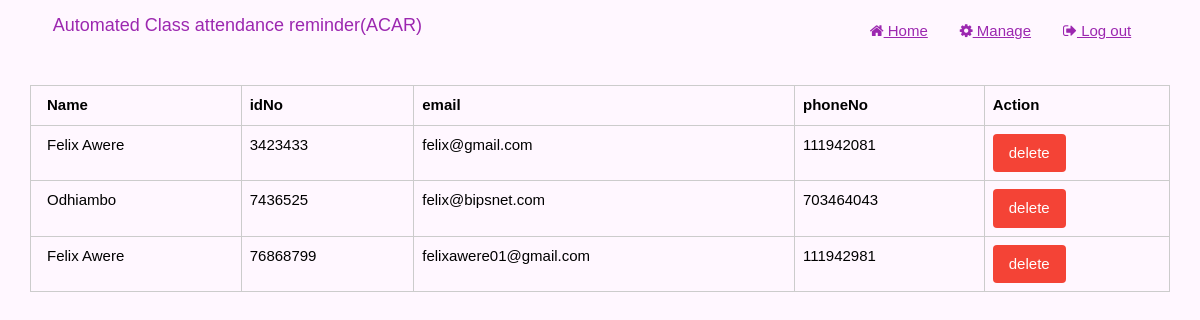
Page /manage_lecturers.php (signed in) on the committed database.
### tables this page shows
CREATE TABLE `lecturers` (
  `Names` varchar(100) NOT NULL,
  `idNo` int(11) NOT NULL,
  `email` varchar(50) NOT NULL,
  `phoneNo` int(15) NOT NULL,
  `password` varchar(255) NOT NULL,
  `usertype` varchar(20) NOT NULL DEFAULT 'lecturer'
);

### backend/crud.php (called while the page is built, shortened)
<?php
class Crud
{
    public $conn;
    public function __construct(string $server, string $user, string $password, string $database)
    {
        $this->conn = new mysqli($server, $user, $password, $database);
    }
    public function fetch_data($sql)
    {
        $result = $this->conn->query($sql);
        $array = array();
        while ($row = $result->fetch_assoc()) {
            $array[] = $row;
        }
        return $array;
    }
}
?>

### manage_lecturers.php (the view, shortened to what this page needs)
<?php
include ("./backend/crud.php");
$crud = new Crud("127.0.0.1", "root", "", "acar");
?>
<!DOCTYPE html>
<html lang="en">
<head>
    <link rel="stylesheet" type="text/css" href="./css/w3.css">
    <link rel="stylesheet" type="text/css" href="./css/font-awesome/css/font-awesome.min.css">
    <link rel="stylesheet" type="text/css" href="./index.css">
</head>
<body>
    <?php require ("./navigation.php"); ?>
    <br>
    <div class="w3-auto">
        <?php
        $fetch = $crud->fetch_data("select * from lecturers");
        ?>
        <table class="w3-table">
            <tr>
                <th>Name</th>
                <th>idNo</th>
                <th>email</th>
                <th>phoneNo</th>
                <th>Action</th>
            </tr>
            <?php
            foreach ($fetch as $row) {
                ?>
                <tr>
                    <td>
                        <?php echo $row['Names']; ?>
                    </td>
                    <td>
                        <?php echo $row['idNo']; ?>
                    </td>
                    <td>
                        <?php echo $row['email']; ?>
                    </td>
                    <td>
                        <?php echo $row['phoneNo']; ?>
                    </td>
                    <td>
                        <a href="./backend/connection.php?deleteLecturer=<?php echo $row['email']; ?>"
                            class="w3-button w3-red w3-round">delete</a>
                    </td>
                </tr>
                <?php
            }
            ?>
        </table>
    </div>
</body>
</html>

### css/w3.css (style rules this page uses)
html { box-sizing: border-box; }
*, *:before, *:after { box-sizing: inherit; }
html { -ms-text-size-adjust: 100%; -webkit-text-size-adjust: 100%; }
body { margin: 0; }
a { background-color: transparent; }
html, body { font-family: Verdana, sans-serif; font-size: 15px; line-height: 1.5; }
html { overflow-x: hidden; }
a { color: inherit; }
.w3-table, .w3-table-all { border-collapse: collapse; border-spacing: 0; width: 100%; display: table; }
.w3-table td, .w3-table th, .w3-table-all td, .w3-table-all th { padding: 8px 8px; display: table-cell; text-align: left; vertical-align: top; }
.w3-table th:first-child, .w3-table td:first-child, .w3-table-all th:first-child, .w3-table-all td:first-child { padding-left: 16px; }
.w3-btn, .w3-button { border: none; display: inline-block; padding: 8px 16px; vertical-align: middle; overflow: hidden; text-decoration: none; color: inherit; background-color: inherit; text-align: center; cursor: pointer; white-space: nowrap; }
.w3-btn, .w3-button { -webkit-touch-callout: none; -webkit-user-select: none; -khtml-user-select: none; -moz-user-select: none; -ms-user-select: none; user-select: none; }
.w3-content, .w3-auto { margin-left: auto; margin-right: auto; }
.w3-auto { max-width: 1140px; }
@media (max-width: 1205px) { .w3-auto { max-width: 95%; } }
.w3-round, .w3-round-medium { border-radius: 4px; }
.w3-red, .w3-hover-red:hover { color: #fff !important; background-color: #f44336 !important; }

### index.css (style rules this page uses)
body { background-color: #ffeeff77; }
th, td { text-align: center; padding: 12px; }

### manage_lecturers.php (style rules this page uses)
th, td { border: 1px solid #ccc; }

### rows in the picture
lecturers: Names "Felix Awere", idNo "3423433", email "felix@gmail.com", phoneNo "111942081"
lecturers: Names "Odhiambo", idNo "7436525", email "felix@bipsnet.com", phoneNo "703464043"
lecturers: Names "Felix Awere", idNo "76868799", email "felixawere01@gmail.com", phoneNo "111942981"
